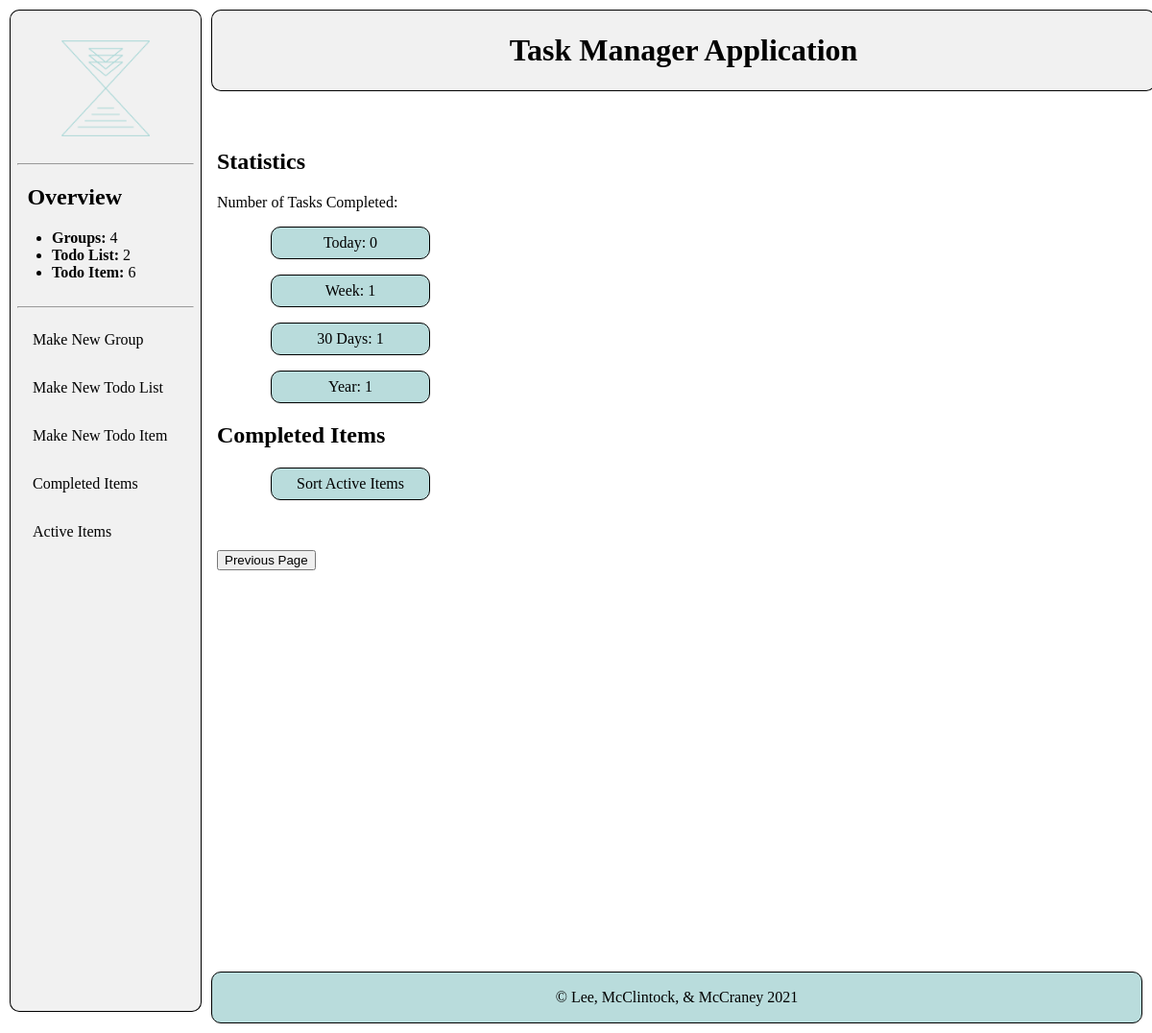
The app's page /completed, older data.
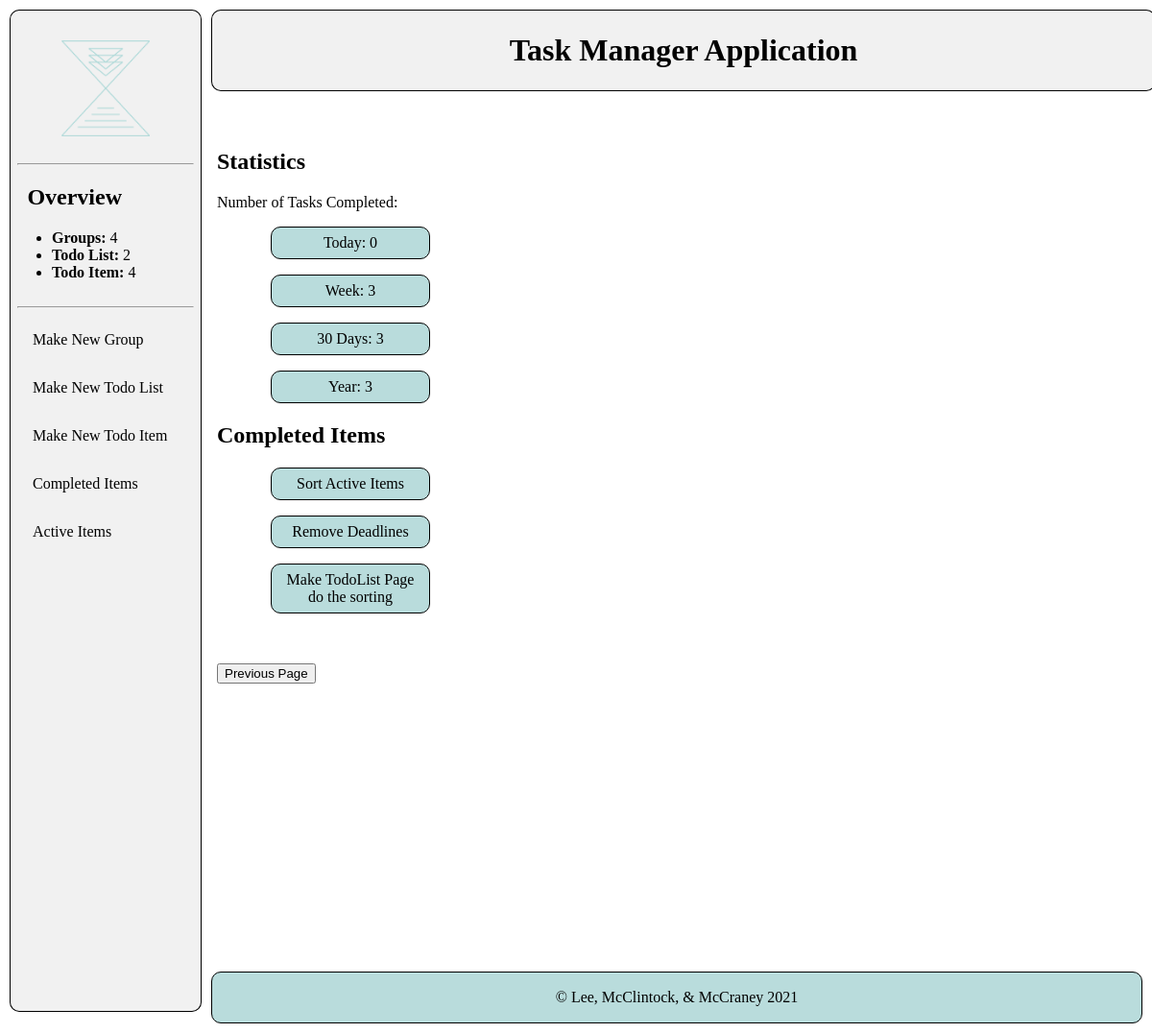
The same page, newer data.
### calendarApp/models.py (models this page shows, shortened)
class TodoItem(models.Model):
    CHOICES = [(i,i) for i in range(4)]
    todoList = models.ForeignKey(TodoList, on_delete=models.CASCADE)
    name = models.CharField(max_length=200)
    description = models.CharField(max_length=200, blank=True)
    completed = models.BooleanField(default=False)
    completedDate = models.DateField(null=True, blank=True)
    deadline = models.DateField(null=True, blank=True)
    importanceLevel = models.IntegerField(default=0, choices=CHOICES)

### calendarApp/views.py (the view)
# urls.py: path("completed", views.completedItems, name="completedItems"),
def completedItems(request):
    todoItems = TodoItem.objects.all().filter(completed=True)
    today = datetime.date.today()
    week = today - datetime.timedelta(days=7)
    thirty = today - datetime.timedelta(days=30)
    year = today - datetime.timedelta(days=365)
    todayCount = weekCount = thirtyCount = yearCount = 0
    for todoItem in todoItems:
        completedDate = todoItem.completedDate
        if  completedDate == today:
            todayCount = todayCount + 1
        if week <= completedDate <= today:
            weekCount = weekCount + 1
        if thirty <= completedDate <= today:
            thirtyCount = thirtyCount + 1
        if year <= completedDate <= today:
            yearCount = yearCount + 1
    return render(request, "completedItems.html",
        {
            "todoItems": todoItems,
            "todayCount": todayCount,
            "weekCount": weekCount,
            "thirtyCount": thirtyCount,
            "yearCount": yearCount,
        })

### calendarApp/models.py (called while the page is built)
    def __str__(self):
        return self.name

    def __str__(self):
        return self.name

### calendarSite/context_processors.py (called while the page is built)
def count(request):
    return {
        'num_Group': Group.objects.all().count(),
        'num_TodoList': TodoList.objects.all().count(),
        'num_TodoItem': TodoItem.objects.filter(completed=False).count(),
    }

### calendarApp/templates/completedItems.html
{% extends "base_generic.html" %}
{% block content %}
<div class="content">
    <div class="detail">
        <div class="formContent">
            <h2>Statistics</h2>
            <p>Number of Tasks Completed:</p>
            <div class="stat">
                <ul>
                    <li>Today: {{todayCount}}</li>
                    <li>Week: {{weekCount}}</li>
                    <li>30 Days: {{thirtyCount}}</li>
                    <li>Year: {{yearCount}}</li>
                </ul>
            </div>
            {% if todoItems%}
                <h2>Completed Items</h2>
                <ul>
                {% for todoItem in todoItems %}
                <div class="stat">
                <li><a href="/{{todoItem.todoList.group}}/{{todoItem.todoList}}/{{todoItem.name}}">{{todoItem.name}}</a></li>
                {% endfor %}
                </div>
                </ul>
            {% else %}
                <p>You have no completed Items</p>
            {% endif %}
        </div>
    </div>
    <br><br>
    <button onclick="location.href='javascript:history.go(-1)' ">Previous Page</a></button>
</div>
{% endblock %}

Row changes from the older to the newer data that the page shows:
now on this page (row edited): TodoItem: name "Remove Deadlines"
now on this page (row edited): TodoItem: name "Make TodoList Page do the sorting"
Text that changed along with them:
{{ num_TodoItem }}: "6" → "4"
{{ weekCount }}: "1" → "3"
{{ thirtyCount }}: "1" → "3"
{{ yearCount }}: "1" → "3"
